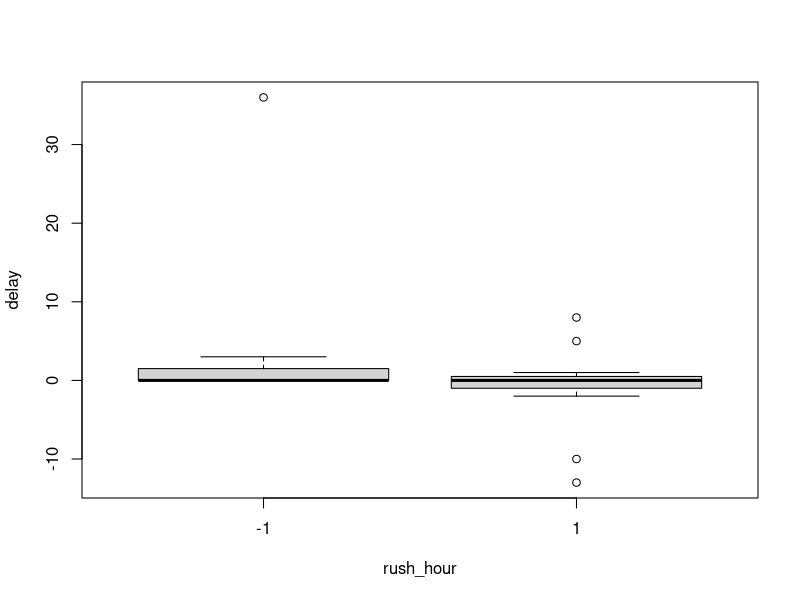
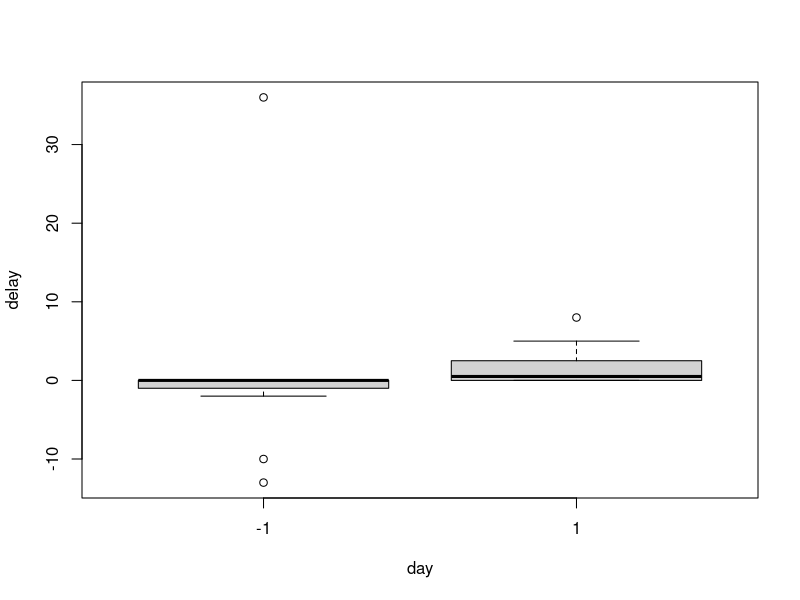
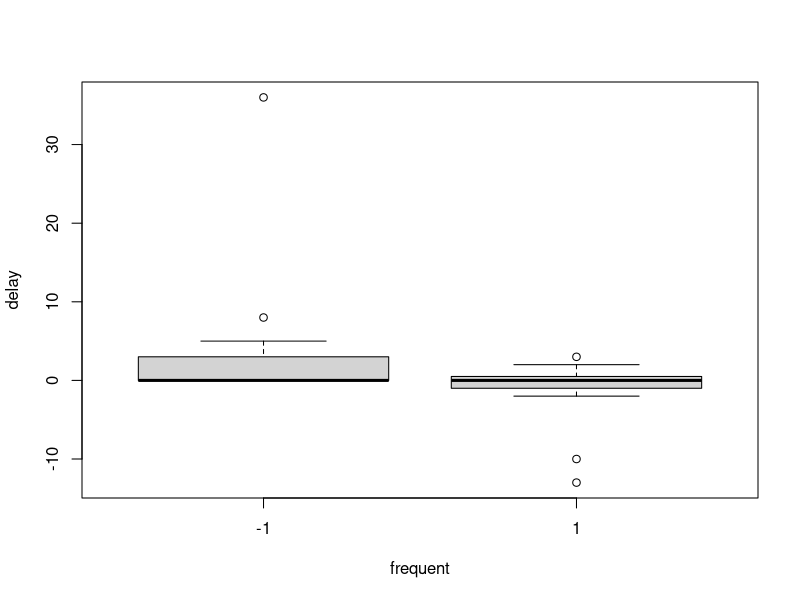
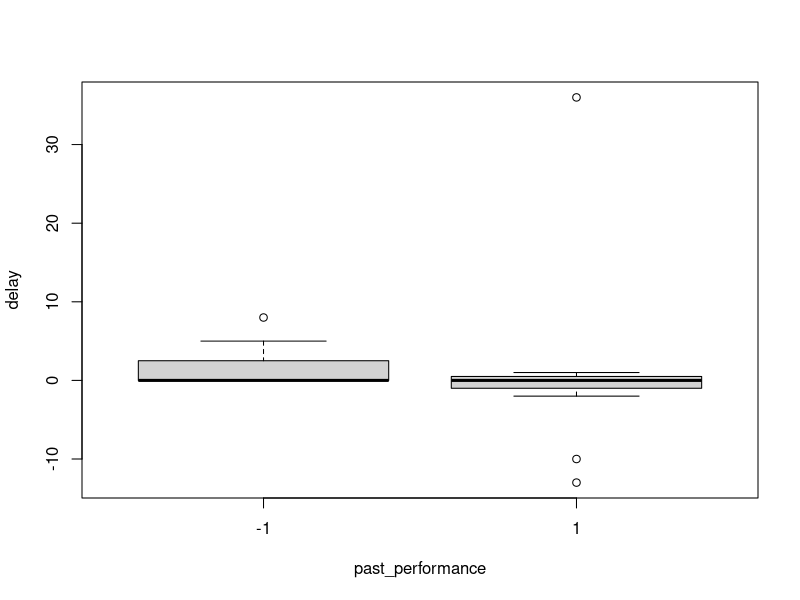
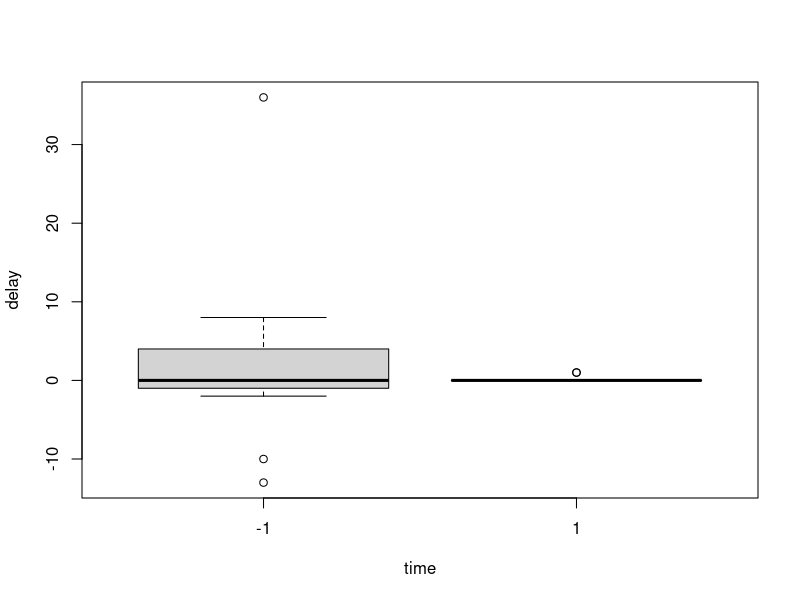
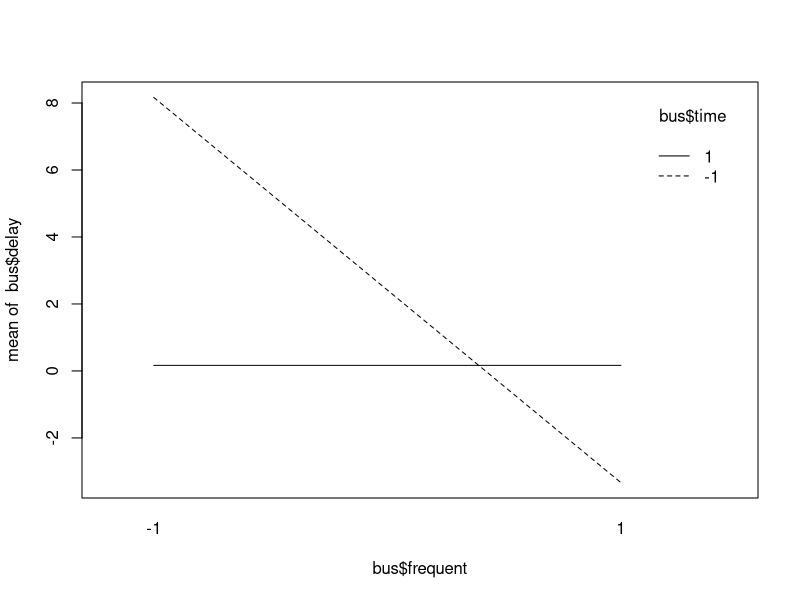

These figures' R source, in order:
## ---- chunk 1
knitr::opts_chunk$set(echo = TRUE)
library(ggplot2)
library(gridExtra)
## ---- chunk 2
# morning: 1
# rush hour = 1
# frequent = 1 : 25, 49, 99, R4
# good performance = 1: 68, 84, 99, R4
# Day 1: 1

day <- c(rep(1, 12), rep(-1, 12))
rush <- c(1, 1, 1, -1, -1, -1, 1, 1, 1, -1, -1, -1, 
          1, 1, 1, -1, -1, -1, 1, 1, 1, -1, -1, -1)
frequent <- c(1, 1, 1, -1, -1, -1, -1, -1, -1, 1, 1, 1,
              -1, -1, -1, 1, 1, 1, 1, 1, 1, -1, -1, -1)
performance <- c(1, 1, 1, 1, 1, 1, -1, -1, -1, -1, -1, -1, 
                 -1, -1, -1, -1, -1, -1, 1, 1, 1, 1, 1, 1)
morning <- c(1, 1, 1, 1, 1, 1, -1, -1, -1, -1, -1, -1, 
             1, 1, 1, 1, 1, 1, -1, -1, -1, -1, -1, -1)

delays <- c(0, 1, 0, 1, 0, 0, 8, 0, 5, 0, 2, 3, 0, 0, 0, 0, 0, 0, -13, -2, -10, 36, 0, 0)
bus <- data.frame(day = day, rush_hour = rush, frequent = frequent, past_performance = performance, time = morning, delay = delays)

bus
## ---- chunk 3
model <- lm(delay ~ ., bus)
summary(model)
## ---- chunk 4

model <- lm(delay ~ rush_hour*frequent*past_performance*time, bus)
summary(model)

## ---- chunk 5


boxplot(delay ~ rush_hour, bus)

boxplot(delay ~ day, bus)

boxplot(delay ~ frequent, bus)

boxplot(delay ~ past_performance, bus)

boxplot(delay ~ time, bus)

interaction.plot(bus$frequent, bus$time, bus$delay)
